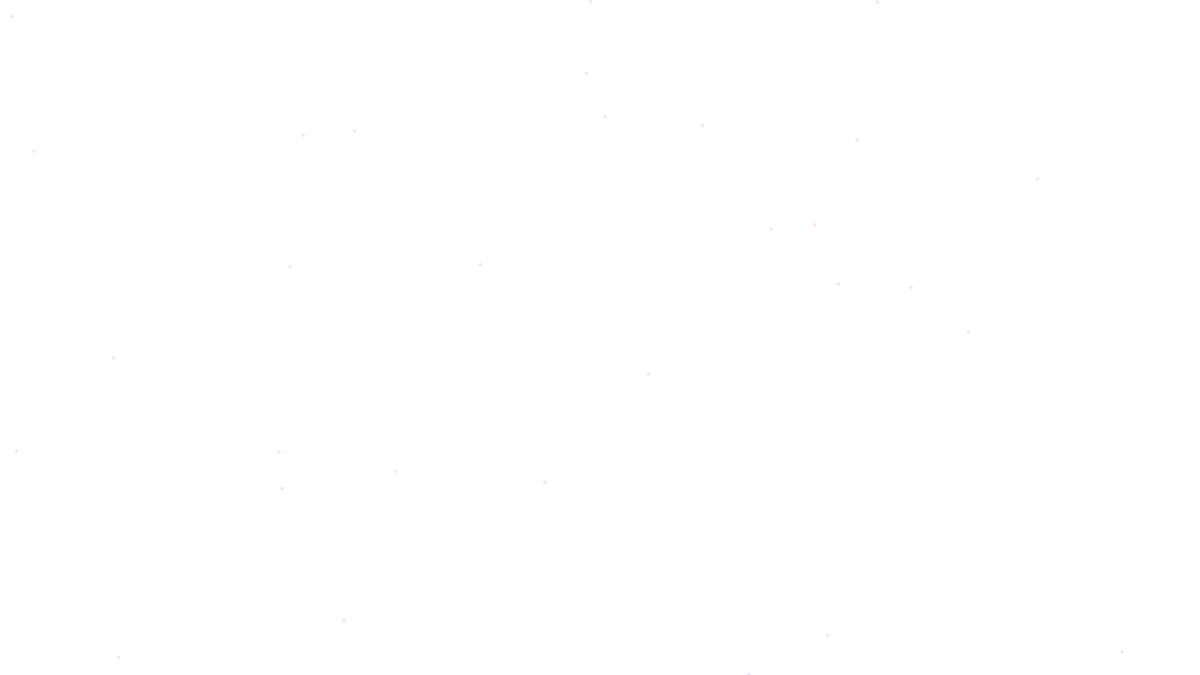
Frame 1 (no input)
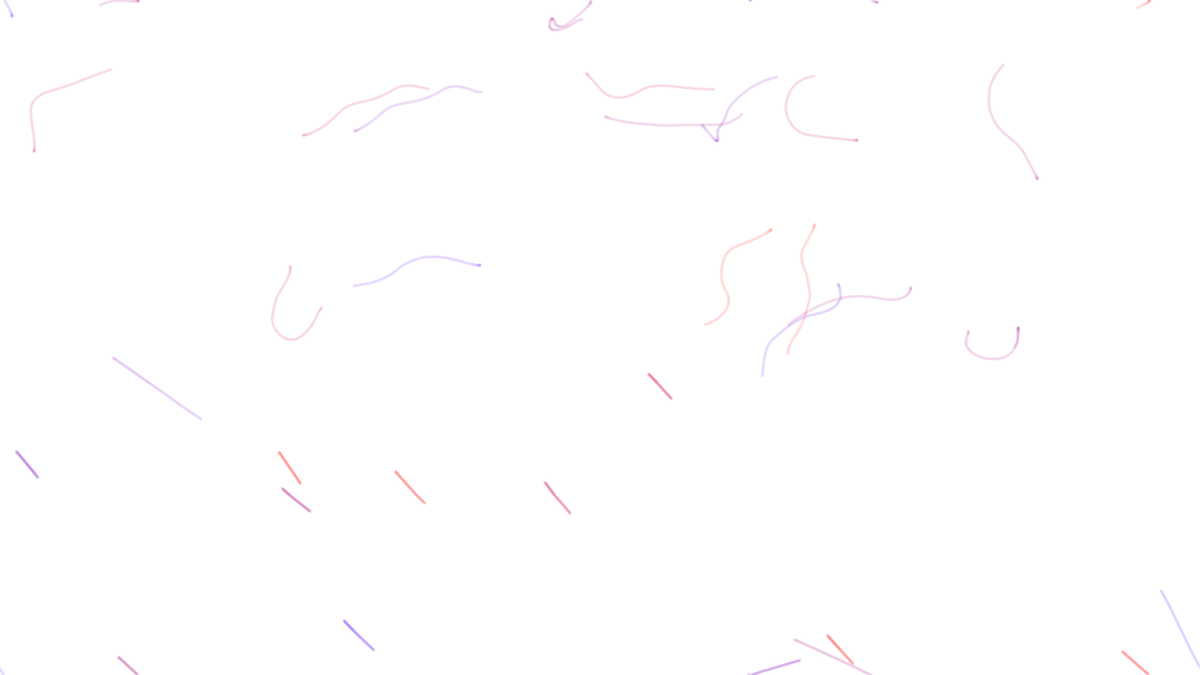
Frame 60 (no input)
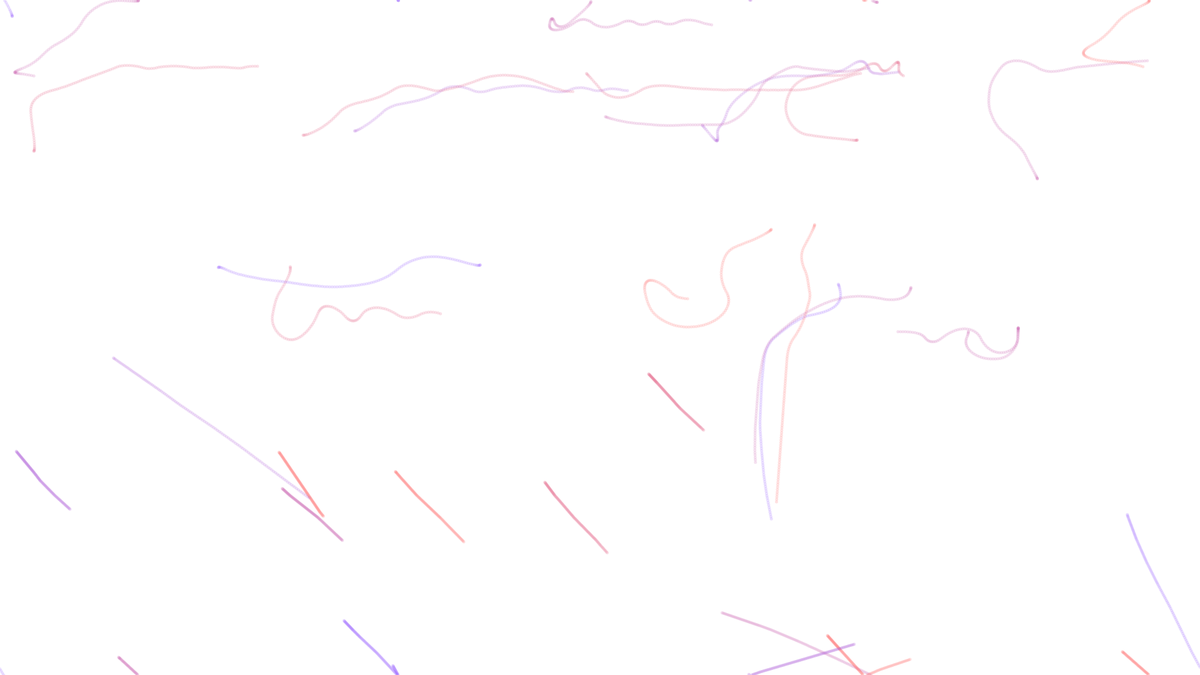
Frame 120 (the mouse pressed at the canvas centre since frame 60)

The p5.js sketch that drew these frames (run headless with seeded random() and noise() and a simulated clock; from frame 60 on, the mouse is pressed at the canvas centre):

// p5.js sketch
// ── sketch.js
let rows = 30;
let columns = 30;
let coordinates = [];
let widthMultp;
let heightMultp;
let dots = [];
let circles = [];
let rectangles = [];
let crosses = [];
let vectors = [];
let scale = 10;
let zoff = 0;
let inc = 0.05;
let particles = [];

function setup() {
  createCanvas(1920, 1080);
  widthMultp = width / columns;
  heightMultp = height / rows;
  for (let x = 0; x < columns - 0; x++) {
    particles.push(new Particule("dot"));
    for (let y = 0; y < rows - 0; y++) {
      // console.log("y : ", y);
      vectors.push(createVector(random(5), random(5), random(5)));
    }
  }
  background(255);
}

//racinecarré de 5 plus 1 sur 2
function draw() {
  // background(255);
  translate(0, 0);

  // // Draw gray box
  stroke(0, 10);
  strokeWeight(1);
  // for (let i = 1; i < columns; i++) {
  //   line(widthMultp * i, 0, widthMultp * i, height);
  // }
  // for (let i = 1; i < rows; i++) {
  //   line(0, heightMultp * i, width, heightMultp * i);
  // }
  let xoff = 0;
  for (let x = 0; x < columns - 10; x++) {
    let yoff = 0;
    for (let y = 0; y < rows - 6; y++) {
      var index = y + x * (columns - 6);
      let angle = noise(xoff, yoff, zoff) * TWO_PI * 4;
      // let mag = noise(xoff, yoff, zoff) * 16;
      vectors[index].rotate(angle - vectors[index].heading());
      vectors[index].setMag(10); //mag);
      // stroke(100, 100, 200);
      // push();
      // translate(
      //   widthMultp * y + 3 * widthMultp,
      //   heightMultp * x + 5 * heightMultp
      // );
      // rotate(vectors[index].heading());
      // strokeWeight(1);
      // line(0, 0, vectors[index].mag(), 0);
      // pop();

      // stroke(100, 150, 100);
      // push();
      // translate(
      //   widthMultp * y + 3 * widthMultp + 3,
      //   heightMultp * x + 5 * heightMultp
      // );
      // rotate(vectors[index].heading());
      // strokeWeight(1);
      // line(0, 0, vectors[index].mag(), 0);
      // pop();

      // stroke(200, 50, 150);
      // push();
      // translate(
      //   widthMultp * y + 3 * widthMultp,
      //   heightMultp * x + 5 * heightMultp + 3
      // );
      // rotate(vectors[index].heading());
      // strokeWeight(1);
      // line(0, 0, vectors[index].mag(), 0);
      // pop();
      yoff += inc;
    }
    xoff += inc;
  }
  zoff += 0.005;

  particles.forEach((particle, index) => {
    particle.follow(vectors);
    particle.update();
    particle.edges();
    particle.show();
  });

  // crosses.forEach(cross => {
  //   cross.draw();
  // });
  // dots.forEach(dot => {
  //   dot.draw();
  // });
  // circles.forEach(circle => {
  //   circle.draw();
  // });
  // rectangles.forEach(rect => {
  //   rect.draw();
  // });
  // noLoop();
}

// function windowResized() {
//   resizeCanvas(windowWidth, windowHeight);
// }

// ── Particule.js
function Particule(type) {
  this.type = type;
  this.position = createVector(random(width), random(height));
  this.velocity = createVector(0.5, 0.5);
  this.acceleration = createVector(0, 0);
  this.maxSpeed = 4;
  this.size = 5;
  this.color = [];
  let colors = [
    [151, 98, 255],
    [180, 102, 219],
    [204, 100, 178],
    [229, 101, 139],
    [255, 105, 105]
  ];
  this.color = colors[floor(random(5))];
  this.bouncing = random(5);

  this.update = function(time) {
    this.velocity.add(this.acceleration);
    this.velocity.limit(this.maxSpeed);
    this.position.add(this.velocity);
    this.acceleration.mult(0);
  };

  this.applyForce = function(force) {
    this.acceleration.add(force);
  };

  this.show = function() {
    stroke(this.color[0], this.color[1], this.color[2], 50);
    strokeWeight(this.size);
    point(this.position.x, this.position.y);
  };

  this.edges = function() {
    if (this.position.x > width) this.position.x = 0;
    if (this.position.x < 0) this.position.x = width;
    if (this.position.y > height) this.position.y = 0;
    if (this.position.y < 0) this.position.y = height;
  };

  this.follow = function(vectors) {
    let x = floor(this.position.x / widthMultp);
    let y = floor(this.position.y / heightMultp);
    let index = x + y * columns;
    // console.log(vectors);
    // console.log(index, vectors[index]);
    let force = vectors[index];
    if (force) {
      this.applyForce(force.mult(0.05));
    } else {
      this.applyForce(
        new createVector(random(1), random(1), random(1)).mult(0.05)
      );
    }
  };
}
